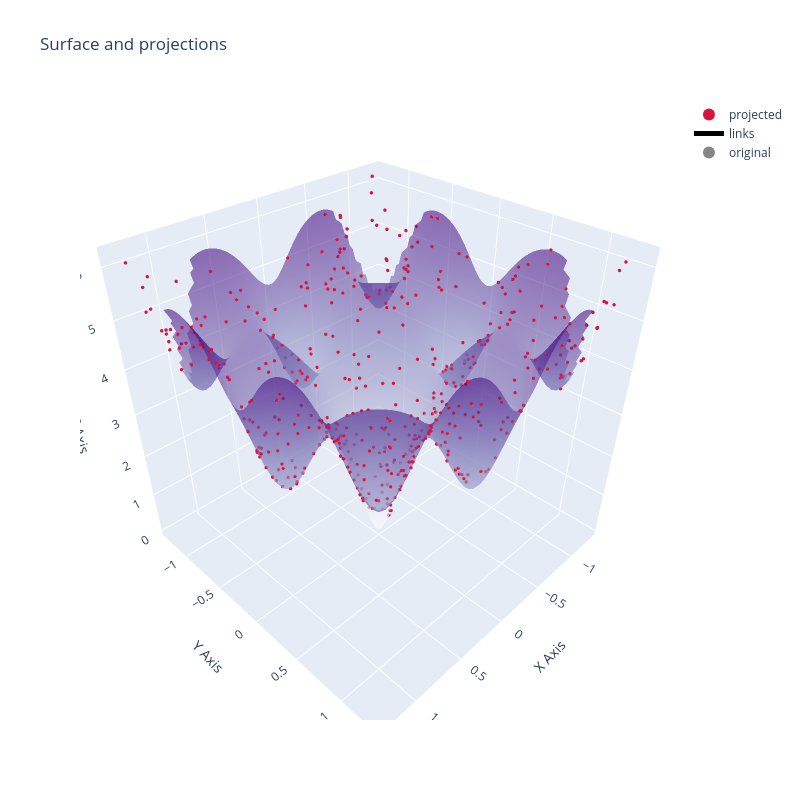

Here is the notebook cell this chart was saved with:
### Code cell
plot_3d_projection(samples, f_expl)

### Figure 1 — Plotly figure (JSON) as saved in the notebook; plotly's stock layout.template omitted (floating-point values rounded to 4 significant figures; data arrays with more than 128 entries replaced by an {"elided": "..."} marker saying what was removed)
{"data": [{"colorscale": [[0.0, "rgb(252,251,253)"], [0.125, "rgb(239,237,245)"], [0.25, "rgb(218,218,235)"], [0.375, "rgb(188,189,220)"], [0.5, "rgb(158,154,200)"], [0.625, "rgb(128,125,186)"], [0.75, "rgb(106,81,163)"], [0.875, "rgb(84,39,143)"], [1.0, "rgb(63,0,125)"]], "lighting": {"ambient": 1, "diffuse": 0, "fresnel": 0, "roughness": 1, "specular": 0}, "name": "surface", "opacity": 0.55, "showscale": false, "x": {"elided": "80x80 float values"}, "y": {"elided": "80x80 float values"}, "z": {"elided": "80x80 float values"}, "type": "surface"}, {"marker": {"color": "crimson", "size": 2}, "mode": "markers", "name": "projected", "x": {"elided": "500 float values"}, "y": {"elided": "500 float values"}, "z": {"elided": "500 float values"}, "type": "scatter3d"}, {"line": {"color": "rgba(0,0,0,1.0)", "width": 1}, "mode": "lines", "name": "links", "x": {"elided": "1500 float values"}, "y": {"elided": "1500 float values"}, "z": {"elided": "1500 float values"}, "type": "scatter3d"}, {"marker": {"color": "rgba(120,120,120,0.9)", "size": 2}, "mode": "markers", "name": "original", "x": {"elided": "500 float values"}, "y": {"elided": "500 float values"}, "z": {"elided": "500 float values"}, "type": "scatter3d"}], "layout": {"scene": {"xaxis": {"title": {"text": "X Axis"}}, "yaxis": {"title": {"text": "Y Axis"}}, "zaxis": {"title": {"text": "Z Axis"}}, "aspectmode": "cube"}, "legend": {"itemsizing": "constant"}, "title": {"text": "Surface and projections"}, "width": 800, "height": 800}}
